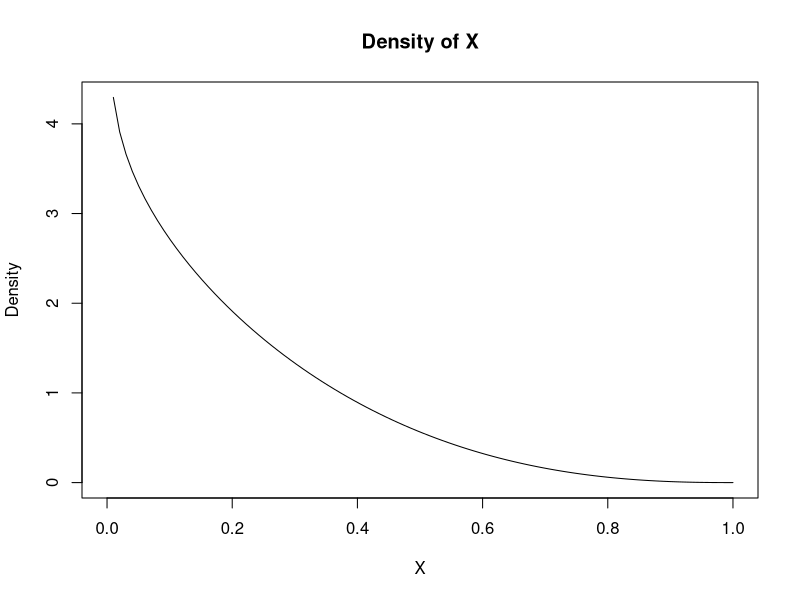
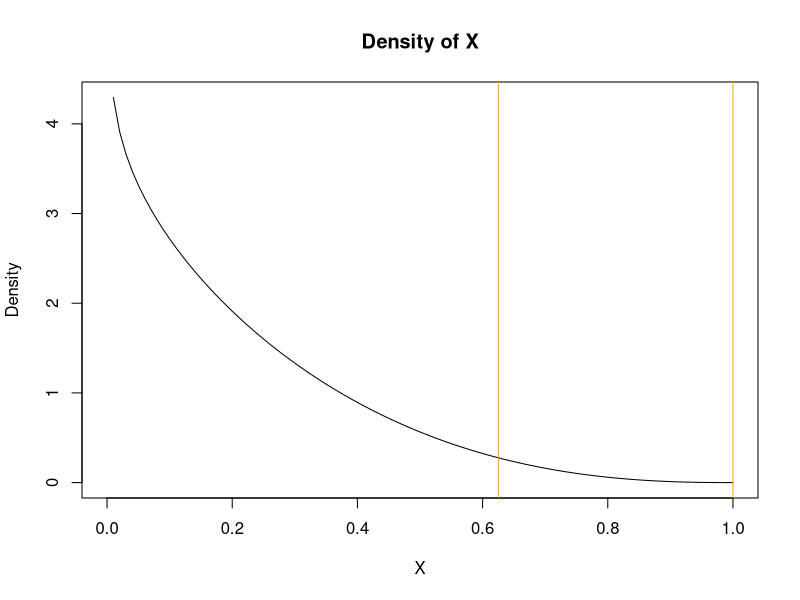
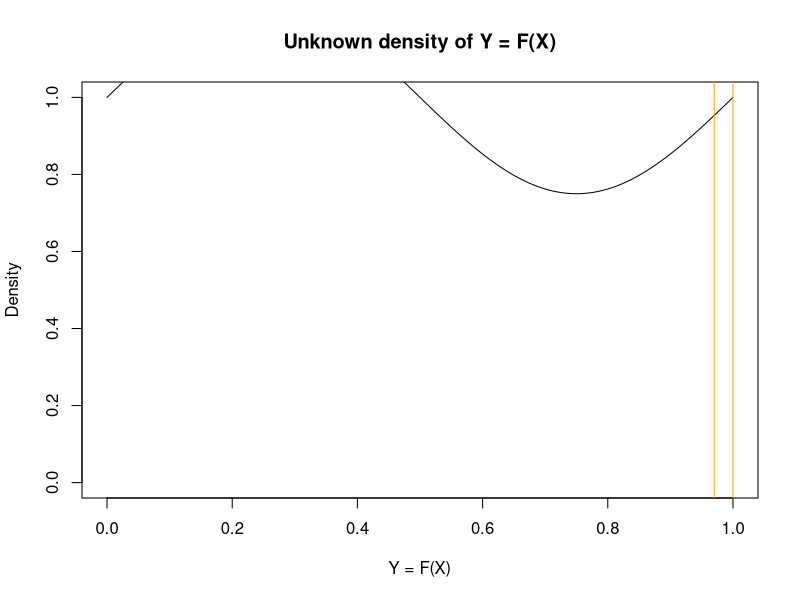
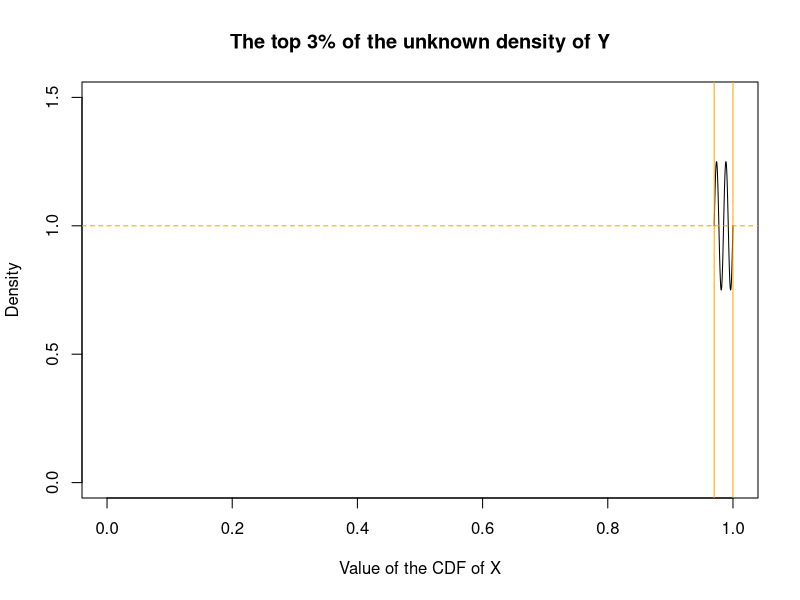

Reproduce these figures in R, in order.
## ---- chunk 1
alpha_x = 0.9
beta_x = 3.4
x_seq <- seq(0, 1, length = 100)
x_density <- dbeta(x_seq, alpha_x, beta_x)

plot(x_seq, x_density, type = "l", lty = 1,
     xlab = "X", ylab = "Density", main = "Density of X")
## ---- chunk 2
quantile_0.97 <- qbeta(0.97, alpha_x, beta_x)
quantile_1 <- 1
## ---- chunk 3
plot(x_seq, x_density, type = "l", lty = 1,
     xlab = "X", ylab = "Density", main = "Density of X")
abline(v = c(quantile_0.97, quantile_1), col = "orange")
## ---- chunk 4
cdf_seq <- seq(0, 1, length = 10000)

cdf_arbitrary_guess <- (1/4) * sin(2 * pi * cdf_seq) + 1

plot(cdf_seq, cdf_arbitrary_guess, type = "l", 
     xlab = "Y = F(X)", ylab = "Density", main = "Unknown density of Y = F(X)",
     xlim = c(0, 1), ylim = c(0, 1))
abline(v = c(0.97, 1), col = "orange")
## ---- chunk 5
cdf_seq_orange <- seq(0.97, 1, by = 0.0001)
cdf_density_orange <- (1/4) * sin(2 * pi / 0.015 * (cdf_seq_orange - 0.97)) + 1

plot(cdf_seq_orange, cdf_density_orange, type = "l", xlim = c(0, 1), ylim = c(0, 1.5),
     main = "The top 3% of the unknown density of Y", xlab = "Value of the CDF of X", ylab = "Density")
abline(h = mean(cdf_density_orange), col = "orange", lty = "dashed")
abline(v = c(0.97, 1), col = "orange")
